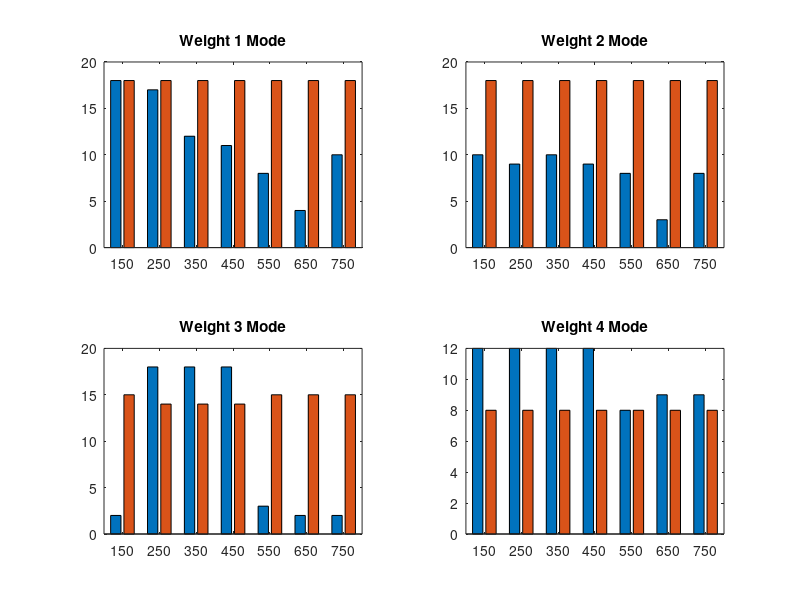
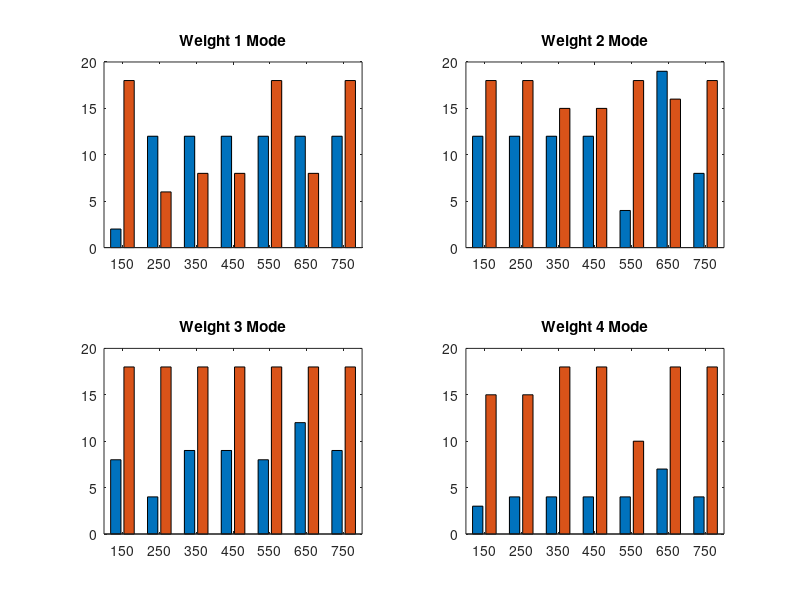
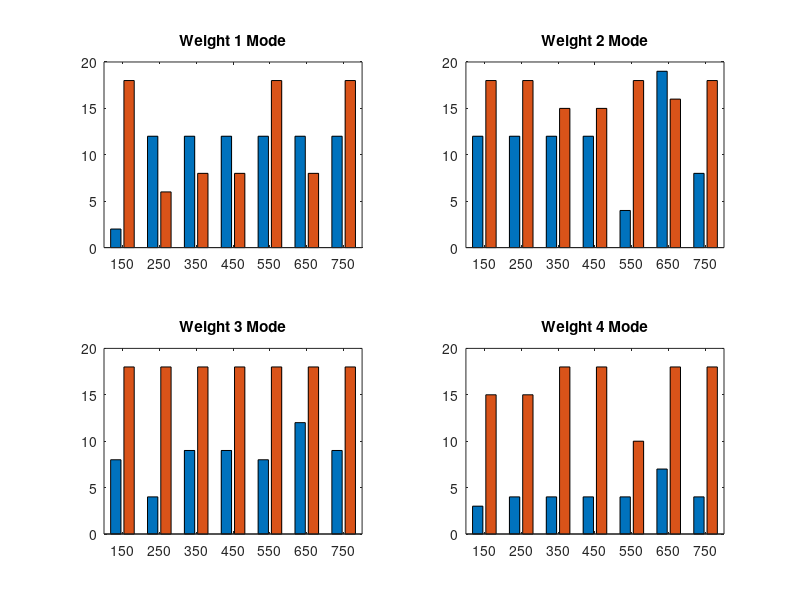

These figures' MATLAB source, in order:
function ListKernels

load("TestData_1.mat");

for jj = 1:3

    numTests = size(ConvLayerTest(jj).TestData(1).scaled(:), 1);
    numTrainImgTests = size(ConvLayerTest(jj).TestData(1).scaled(1).Acc(:), 1);
    numKern = size(ConvLayerTest(jj).TestData(1).scaled(1).Ind(1).ind(:), 1);

    for ii = 1:numTrainImgTests
        for tt = 1:numTests
            for kk = 1:numKern
                firstLayerTestKernelsScaled(tt, kk, ii) =...
                    ConvLayerTest(jj).TestData(1).scaled(tt).Ind(ii).ind(kk);

                firstLayerTestKernelsNonScaled(tt, kk, ii) =...
                    ConvLayerTest(jj).TestData(1).nonScaled(tt).Ind(ii).ind(kk);
            end
        end
    end

    firstLayerTestKernelsScaledMode = mode(firstLayerTestKernelsScaled);
    firstLayerTestKernelsNonScaledMode = mode(firstLayerTestKernelsNonScaled);

    w1(1,:) = firstLayerTestKernelsScaledMode(:,1,:);
    w1(2,:) = firstLayerTestKernelsNonScaledMode(:,1,:);

    w2(1,:) = firstLayerTestKernelsScaledMode(:,2,:);
    w2(2,:) = firstLayerTestKernelsNonScaledMode(:,2,:);

    w3(1,:) = firstLayerTestKernelsScaledMode(:,3,:);
    w3(2,:) = firstLayerTestKernelsNonScaledMode(:,3,:);

    w4(1,:) = firstLayerTestKernelsScaledMode(:,4,:);
    w4(2,:) = firstLayerTestKernelsNonScaledMode(:,4,:);

    xVals = 150:100:750;
    
    figure(jj)
    hold on

    subplot(2,2,1)
    bar(xVals, flipud(w1'))
    title("Weight 1 Mode")

    subplot(2,2,2)
    bar(xVals, flipud(w2'))
    title("Weight 2 Mode")

    subplot(2,2,3)
    bar(xVals, flipud(w3'))
    title("Weight 3 Mode")

    subplot(2,2,4)
    bar(xVals, flipud(w4'))
    title("Weight 4 Mode")
    
    hold off

end
i = 0;
